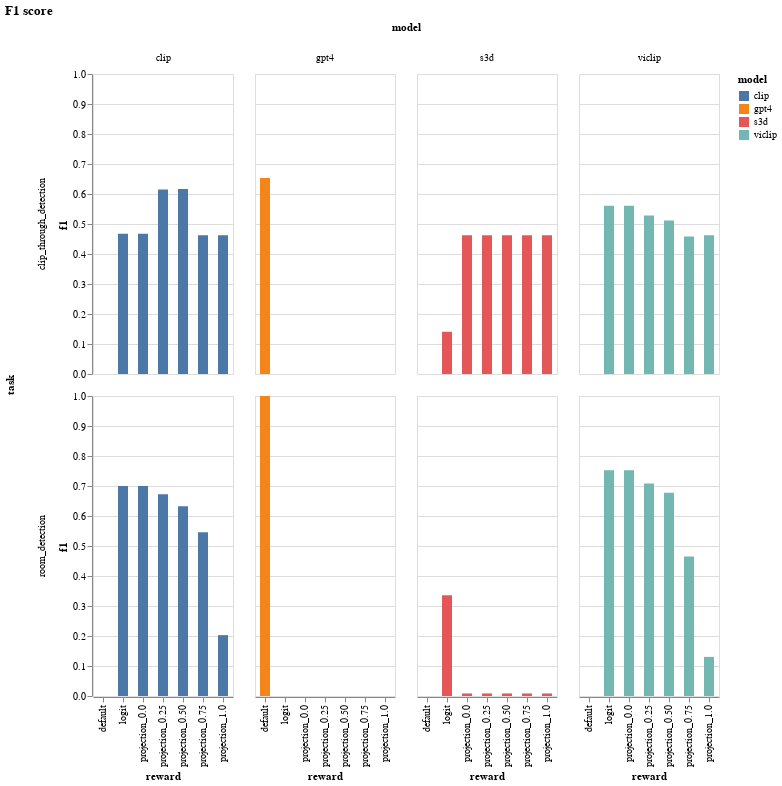

Notebook code for this chart:
### Markdown cell above
Now that we have a table with metrics, we can plot it. We use `altair` because it allows for the type of interactivity we need later.

### Code cell
def plot_metric(metric_name):
    return (
        alt.Chart(metrics.to_pandas())
        .mark_bar(width=10)
        .encode(
            x="reward",
            y=metric_name,
            color="model",
            tooltip=[metric_name, "model", "reward"],
        )
        .facet(column="model", row="task")
        .properties(title="F1 score")
    )


plot_metric("f1")

### Figure 1 — Vega-Lite specification as saved in the notebook (floating-point values rounded to 4 significant figures)
{"config": {"view": {"continuousWidth": 300, "continuousHeight": 300}}, "data": {"name": "data-1be8e34c9b4f2792fa4df9b2646b2d8e"}, "facet": {"column": {"field": "model", "type": "nominal"}, "row": {"field": "task", "type": "nominal"}}, "spec": {"mark": {"type": "bar", "width": 10}, "encoding": {"color": {"field": "model", "type": "nominal"}, "tooltip": [{"field": "f1", "type": "quantitative"}, {"field": "model", "type": "nominal"}, {"field": "reward", "type": "nominal"}], "x": {"field": "reward", "type": "nominal"}, "y": {"field": "f1", "type": "quantitative"}}}, "title": "F1 score", "$schema": "https://vega.github.io/schema/vega-lite/v5.16.3.json", "datasets": {"data-1be8e34c9b4f2792fa4df9b2646b2d8e": [{"task": "room_detection", "model": "gpt4", "reward": "default", "object_detection": "toilet", "is_photorealistic": true, "f1": 1.0}, {"task": "clip_through_detection", "model": "gpt4", "reward": "default", "object_detection": "toilet", "is_photorealistic": true, "f1": 0.6533}, {"task": "room_detection", "model": "clip", "reward": "logit", "object_detection": "toilet", "is_photorealistic": true, "f1": 0.6997}, {"task": "room_detection", "model": "clip", "reward": "projection_0.0", "object_detection": "toilet", "is_photorealistic": true, "f1": 0.6997}, {"task": "room_detection", "model": "clip", "reward": "projection_0.25", "object_detection": "toilet", "is_photorealistic": true, "f1": 0.6726}, {"task": "room_detection", "model": "clip", "reward": "projection_0.50", "object_detection": "toilet", "is_photorealistic": true, "f1": 0.6326}, {"task": "room_detection", "model": "clip", "reward": "projection_0.75", "object_detection": "toilet", "is_photorealistic": true, "f1": 0.5456}, {"task": "room_detection", "model": "clip", "reward": "projection_1.0", "object_detection": "toilet", "is_photorealistic": true, "f1": 0.2029}, {"task": "clip_through_detection", "model": "clip", "reward": "logit", "object_detection": "toilet", "is_photorealistic": true, "f1": 0.4676}, {"task": "clip_through_detection", "model": "clip", "reward": "projection_0.0", "object_detection": "toilet", "is_photorealistic": true, "f1": 0.4676}, {"task": "clip_through_detection", "model": "clip", "reward": "projection_0.25", "object_detection": "toilet", "is_photorealistic": true, "f1": 0.6154}, {"task": "clip_through_detection", "model": "clip", "reward": "projection_0.50", "object_detection": "toilet", "is_photorealistic": true, "f1": 0.6167}, {"task": "clip_through_detection", "model": "clip", "reward": "projection_0.75", "object_detection": "toilet", "is_photorealistic": true, "f1": 0.4628}, {"task": "clip_through_detection", "model": "clip", "reward": "projection_1.0", "object_detection": "toilet", "is_photorealistic": true, "f1": 0.4628}, {"task": "room_detection", "model": "viclip", "reward": "logit", "object_detection": "toilet", "is_photorealistic": true, "f1": 0.7527}, {"task": "room_detection", "model": "viclip", "reward": "projection_0.0", "object_detection": "toilet", "is_photorealistic": true, "f1": 0.7527}, {"task": "room_detection", "model": "viclip", "reward": "projection_0.25", "object_detection": "toilet", "is_photorealistic": true, "f1": 0.7081}, {"task": "room_detection", "model": "viclip", "reward": "projection_0.50", "object_detection": "toilet", "is_photorealistic": true, "f1": 0.6774}, {"task": "room_detection", "model": "viclip", "reward": "projection_0.75", "object_detection": "toilet", "is_photorealistic": true, "f1": 0.4653}, {"task": "room_detection", "model": "viclip", "reward": "projection_1.0", "object_detection": "toilet", "is_photorealistic": true, "f1": 0.1304}, {"task": "clip_through_detection", "model": "viclip", "reward": "logit", "object_detection": "toilet", "is_photorealistic": true, "f1": 0.5604}, {"task": "clip_through_detection", "model": "viclip", "reward": "projection_0.0", "object_detection": "toilet", "is_photorealistic": true, "f1": 0.5604}, {"task": "clip_through_detection", "model": "viclip", "reward": "projection_0.25", "object_detection": "toilet", "is_photorealistic": true, "f1": 0.5286}, {"task": "clip_through_detection", "model": "viclip", "reward": "projection_0.50", "object_detection": "toilet", "is_photorealistic": true, "f1": 0.5116}, {"task": "clip_through_detection", "model": "viclip", "reward": "projection_0.75", "object_detection": "toilet", "is_photorealistic": true, "f1": 0.4583}, {"task": "clip_through_detection", "model": "viclip", "reward": "projection_1.0", "object_detection": "toilet", "is_photorealistic": true, "f1": 0.4628}, {"task": "room_detection", "model": "s3d", "reward": "logit", "object_detection": "toilet", "is_photorealistic": true, "f1": 0.3361}, {"task": "room_detection", "model": "s3d", "reward": "projection_0.0", "object_detection": "toilet", "is_photorealistic": true, "f1": 0.008516}, {"task": "room_detection", "model": "s3d", "reward": "projection_0.25", "object_detection": "toilet", "is_photorealistic": true, "f1": 0.008516}, {"task": "room_detection", "model": "s3d", "reward": "projection_0.50", "object_detection": "toilet", "is_photorealistic": true, "f1": 0.008516}, {"task": "room_detection", "model": "s3d", "reward": "projection_0.75", "object_detection": "toilet", "is_photorealistic": true, "f1": 0.008516}, {"task": "room_detection", "model": "s3d", "reward": "projection_1.0", "object_detection": "toilet", "is_photorealistic": true, "f1": 0.008516}, {"task": "clip_through_detection", "model": "s3d", "reward": "logit", "object_detection": "toilet", "is_photorealistic": true, "f1": 0.1408}, {"task": "clip_through_detection", "model": "s3d", "reward": "projection_0.0", "object_detection": "toilet", "is_photorealistic": true, "f1": 0.4628}, {"task": "clip_through_detection", "model": "s3d", "reward": "projection_0.25", "object_detection": "toilet", "is_photorealistic": true, "f1": 0.4628}, {"task": "clip_through_detection", "model": "s3d", "reward": "projection_0.50", "object_detection": "toilet", "is_photorealistic": true, "f1": 0.4628}, {"task": "clip_through_detection", "model": "s3d", "reward": "projection_0.75", "object_detection": "toilet", "is_photorealistic": true, "f1": 0.4628}, {"task": "clip_through_detection", "model": "s3d", "reward": "projection_1.0", "object_detection": "toilet", "is_photorealistic": true, "f1": 0.4628}]}}
